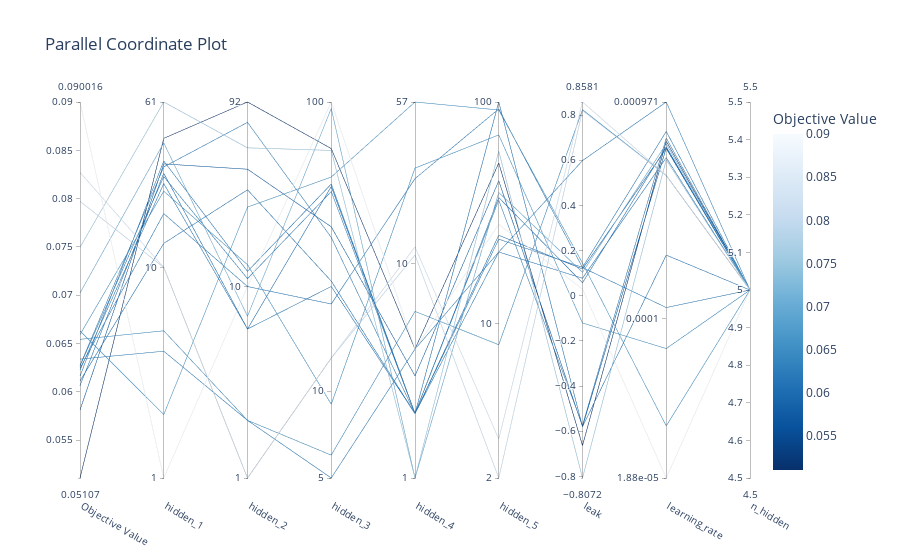

The code cell stored with this chart in its notebook:
### Code cell
optuna.visualization.plot_parallel_coordinate(study)

### Figure 1 — Plotly figure (JSON) as saved in the notebook; plotly's stock layout.template omitted (floating-point values rounded to 4 significant figures)
{"data": [{"dimensions": [{"label": "Objective Value", "range": [0.05107, 0.09002], "values": [0.09002, 0.08272, 0.07973, 0.06543, 0.06339, 0.06245, 0.06593, 0.0663, 0.06226, 0.06063, 0.06268, 0.06164, 0.07023, 0.05812, 0.06112, 0.06272, 0.05107, 0.07497]}, {"label": "hidden_1", "range": [0, 1.785], "ticktext": ["1", "10", "61"], "tickvals": [0, 1, 1.785], "values": [0, 1, 1, 0.699, 0.6021, 1.255, 1.362, 0.301, 1.398, 1.447, 1.431, 1.505, 1.591, 1.491, 1.114, 1.477, 1.613, 1.785]}, {"label": "hidden_2", "range": [0, 1.964], "ticktext": ["1", "10", "92"], "tickvals": [0, 1, 1.964], "values": [1, 0, 0, 0.301, 0.301, 1, 1.114, 1.415, 0.7782, 0.7782, 1.041, 1.079, 0.8451, 1.613, 1.505, 1.857, 1.964, 1.724]}, {"label": "hidden_3", "range": [0.699, 2], "ticktext": ["5", "10", "100"], "tickvals": [0.699, 1, 2], "values": [2, 1.114, 1.114, 0.7782, 0.699, 1.301, 0.9542, 1.74, 1.362, 1.708, 1.69, 1.716, 1.978, 1.568, 1.38, 1.531, 1.839, 1.833]}, {"label": "hidden_4", "range": [0, 1.756], "ticktext": ["1", "10", "57"], "tickvals": [0, 1, 1.756], "values": [0.6021, 1.079, 1.041, 0.7782, 0.6021, 1.398, 1.447, 1.756, 0.301, 0.301, 0.301, 0.301, 0, 0.4771, 0.301, 0.301, 0.6021, 0]}, {"label": "hidden_5", "range": [0.301, 2], "ticktext": ["2", "10", "100"], "tickvals": [0.301, 1, 2], "values": [1.447, 0.4771, 0.301, 0.9031, 1.322, 1.968, 1.851, 1.964, 1.38, 1.398, 1.322, 1.568, 1.591, 1.643, 2, 1.556, 1.724, 1.778]}, {"label": "leak", "range": [-0.8072, 0.8581], "values": [0.02924, 0.8581, 0.8205, 0.8242, 0.5985, 0.1247, -0.1206, 0.1444, 0.1256, 0.1182, 0.07745, 0.05756, 0.1038, -0.5793, -0.5801, -0.5739, -0.6632, -0.8072]}, {"label": "learning_rate", "range": [-4.725, -3.013], "ticktext": ["1.88e-05", "0.0001", "0.000971"], "tickvals": [-4.725, -4, -3.013], "values": [-4.725, -3.347, -3.348, -3.347, -3.013, -3.949, -4.136, -4.488, -3.147, -3.224, -3.266, -3.217, -3.203, -3.222, -3.71, -3.177, -3.191, -3.276]}, {"label": "n_hidden", "range": [5, 5], "values": [5, 5, 5, 5, 5, 5, 5, 5, 5, 5, 5, 5, 5, 5, 5, 5, 5, 5]}], "labelangle": 30, "labelside": "bottom", "line": {"color": [0.09002, 0.08272, 0.07973, 0.06543, 0.06339, 0.06245, 0.06593, 0.0663, 0.06226, 0.06063, 0.06268, 0.06164, 0.07023, 0.05812, 0.06112, 0.06272, 0.05107, 0.07497], "colorbar": {"title": {"text": "Objective Value"}}, "colorscale": [[0, "rgb(247,251,255)"], [0.125, "rgb(222,235,247)"], [0.25, "rgb(198,219,239)"], [0.375, "rgb(158,202,225)"], [0.5, "rgb(107,174,214)"], [0.625, "rgb(66,146,198)"], [0.75, "rgb(33,113,181)"], [0.875, "rgb(8,81,156)"], [1, "rgb(8,48,107)"]], "reversescale": true, "showscale": true}, "type": "parcoords"}], "layout": {"title": {"text": "Parallel Coordinate Plot"}}}
